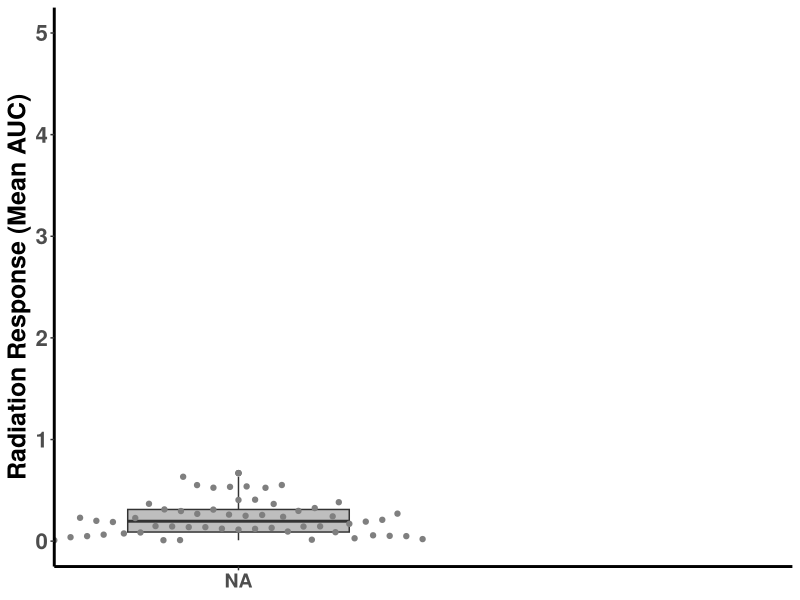

The R script that drew this image: (Note: this script raises an error after producing the figure.)
#Load packages
library(readxl)
library(RColorBrewer)
library(tidyverse)
library(reshape2)
library(ggbeeswarm)


#Boxplot and swarmplot for JHUEM1, JHUEM2 AUC data (Figure 1B)
##Read in excel file with JHUEM1 and JHUEM2 variant AUC data in long format
AUC <- read_xlsx("JHUEM1, 2 NTC + variants, Log2 AUC data, 11-30-21.xlsx", 2)

##Delete Cell Line column and rename new first column
AUC <- AUC[,-1]
names(AUC)[1] <- "KO"

##Pivot table to long form and convert KO column to factor
AUC <- melt(AUC, id= c("KO"))
AUC$KO <- factor(AUC$KO, levels= c("NTC", "KO 5.1", "KO 6.1"), 
                 labels= c("Control", "5.1", "6.1"))

##Boxplot and beeswarm plot
JSw <- ggplot(AUC, aes(x= KO, y= value)) + 
  theme_classic() + scale_y_continuous(limits= c(0, 5), breaks= seq(0, 5, 1)) +
  scale_x_discrete(expand= expansion(mult= c(0.25, 1))) + labs(title= NULL, x= NULL, y= "Radiation Response (Mean AUC)") +
  theme(axis.text.y= element_text(face= "bold", size= 16), axis.title.y= element_text(size= 18, face= "bold"), axis.text.x = element_text(face = "bold", size= 14)) +
  theme(legend.position= "none", axis.line = element_line(size= 1))
JSw <- JSw + geom_boxplot(fill= "grey", width= 0.4)
JSw <- JSw + geom_beeswarm(aes(color= KO), priority = "density", cex= 3) + scale_color_manual(values = alpha(c("royalblue", "springgreen4", "firebrick2"), 0.6))


##Save plot as jpeg file
jpeg("JHUEM AUC boxplot swarm.jpeg", width= 1000, height= 720, units= "px", res= 150)
print(JSw)

dev.off()


#Boxplots for JHUEM2 (Figure 1E)
##Read in excel file with JHUEM2 variant Log2 AUC/mCherry data
JHLog <- read_xlsx("JHUEM1, 2 NTC + variants, Log2 AUC data, 11-30-21.xlsx", 3)

##Delete cell name column and change column name
JHLog <- JHLog[,-1]
names(JHLog)[1] <- "KO"

##Pivot table to long form and convert KO column to factor
JHLog <- melt(JHLog, id= c("KO"))
JHLog$KO <- factor(JHLog$KO, levels= c("NTC", "KO 5.1", "KO 6.1"), 
                   labels= c("Control", "5.1", "6.1"))

##Generate boxplot and beeswarm plot
JH2 <- ggplot(JHLog, aes(x= KO, y= value)) + 
  theme_classic() + scale_y_continuous(limits= c(-1, 0.4), breaks= seq(-1, 0.4, 0.5)) +
  scale_x_discrete(expand= expansion(mult= c(0.25, 1))) + labs(title= "JHUEM-2", x= NULL, y= "Log2 (WT Addback/mCherry)") +
  theme(axis.text.y= element_text(face= "bold", size= 16), axis.title.y= element_text(size= 18, face= "bold"), axis.text.x = element_text(face = "bold", size= 14), plot.title = element_text(size= 18, hjust= 0.5)) +
  theme(legend.position= "none", axis.line = element_line(size= 1))
JH2 <- JH2 + geom_boxplot(fill= "grey", width= 0.4)
JH2 <- JH2 + geom_beeswarm(aes(color= KO), priority = "density", cex= 3) + scale_color_manual(values = alpha(c("royalblue", "springgreen4", "firebrick2"), 0.6))
JH2 <- JH2 + geom_hline(linetype= "dashed", yintercept = 0.00) 



jpeg("Figure 1E JHUEM2 Boxplot.jpeg", width= 1100, height= 1300, units= "px", res= 150)
print(JH2)

dev.off()



#Waterfall boxplots of Log2 AUC/mCherry for JHUEM1 and JHUEM2 (Figure 2B)
##Read in excel file with JHUEM1 and JHUEM2 variant Log2 AUC/mCherry data in long format
JHVar <- read_xlsx("JHUEM1, 2 NTC + variants, Log2 AUC data, 11-30-21.xlsx", 1)

##Pivot data table to long form
JHVar <- JHVar[,-1]
JHVar <- melt(JHVar, id= c('Variant'))

##Group cell lines by variant and calculate Median, SD, and SEM
Grouped <- JHVar %>%
  group_by(Variant) %>%
  summarise(Median= median(value), SD= sd(value)) %>%
  mutate(SEM= SD/(sqrt(4)))

##Order rows by decreasing median Log2 AUC/mCherry value and number rows from 1-6 
Grouped <- Grouped[order(Grouped$Median, decreasing = TRUE),]
levels <- Grouped$Variant[1:6]

##Convert Variant column to a factor and set order of variants
JHVar$Variant <- factor(JHVar$Variant, 
                        levels= levels)

##Generate waterfall plot
J <- ggplot(JHVar, aes(x= Variant, y= value)) + theme_classic() +
  labs(title= NULL, 
       x= "TP53 Allele Co-Expressed with Wild Type", y= expression(paste("Change in Radiation Response (", Delta, "AUC)"))) +
  theme(axis.ticks.x= element_blank(), axis.text.x = element_blank(), axis.title.x = element_text(size= 22, face= "bold")) +
  theme(axis.text.y = element_text(size= 18, face= "bold"), axis.title.y = element_text(size= 24, face= "bold")) +
  theme(legend.text = element_text(size= 16), legend.title = element_text(size= 18), plot.title = element_text(size= 18), axis.line = element_line(size= 1))

J <- J + geom_boxplot(aes(fill= Variant), outliers= FALSE) + 
  scale_fill_brewer(palette = "RdYlBu") +
  scale_color_brewer(palette = "RdYlBu") + 
  geom_hline(colour= alpha("royalblue", 0.6), linetype= "dashed", yintercept = 0.00) +
  geom_jitter(stat= "identity", width= 0.15)

##Save waterfall plot as jpeg file
jpeg("JHUEM Boxplot Waterfall, RdYlBu.jpeg", width= 1100, height= 1300, units= "px", res= 150)
print(J)

dev.off()


















